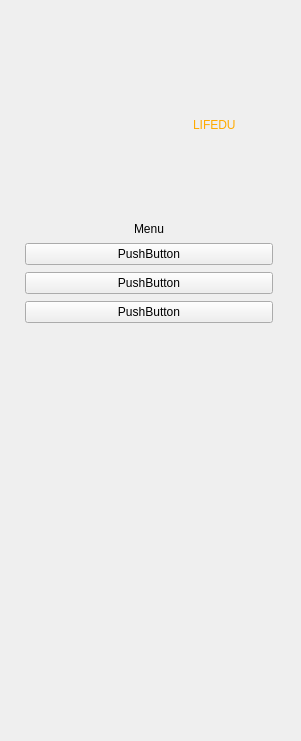
   <widget class="QWidget" name="widget" native="true">
    <property name="geometry">
     <rect>
      <x>-10</x>
      <y>-30</y>
      <width>301</width>
      <height>741</height>
     </rect>
    </property>
    <widget class="QWidget" name="verticalLayoutWidget">
     <property name="geometry">
      <rect>
       <x>0</x>
       <y>50</y>
       <width>298</width>
       <height>691</height>
      </rect>
     </property>
     <layout class="QVBoxLayout" name="verticalLayout" stretch="0,0,0,0,0,0,5">
      <property name="spacing">
       <number>7</number>
      </property>
      <property name="leftMargin">
       <number>25</number>
      </property>
      <property name="topMargin">
       <number>25</number>
      </property>
      <property name="rightMargin">
       <number>25</number>
      </property>
      <property name="bottomMargin">
       <number>25</number>
      </property>
      <item>
       <layout class="QHBoxLayout" name="horizontalLayout_2" stretch="0,0,0,0,0,0,2,0,0,0,0">
        <item>
         <spacer name="horizontalSpacer_5">
          <property name="orientation">
           <enum>Qt::Horizontal</enum>
          </property>
          <property name="sizeHint" stdset="0">
           <size>
            <width>40</width>
            <height>20</height>
           </size>
          </property>
         </spacer>
        </item>
        <item>
         <spacer name="horizontalSpacer_8">
          <property name="orientation">
           <enum>Qt::Horizontal</enum>
          </property>
          <property name="sizeHint" stdset="0">
           <size>
            <width>40</width>
            <height>20</height>
           </size>
          </property>
         </spacer>
        </item>
        <item>
         <widget class="QLabel" name="label">
          <property name="minimumSize">
           <size>
            <width>100</width>
            <height>100</height>
           </size>
          </property>
          <property name="maximumSize">
           <size>
            <width>100</width>
            <height>100</height>
           </size>
          </property>
          <property name="text">
           <string/>
          </property>
          <property name="pixmap">
           <pixmap>../../Desktop/l.png</pixmap>
          </property>
          <property name="scaledContents">
           <bool>true</bool>
          </property>
         </widget>
        </item>
        <item>
         <spacer name="horizontalSpacer_4">
          <property name="orientation">
           <enum>Qt::Horizontal</enum>
          </property>
          <property name="sizeHint" stdset="0">
           <size>
            <width>40</width>
            <height>20</height>
           </size>
          </property>
         </spacer>
        </item>
        <item>
         <spacer name="horizontalSpacer_3">
          <property name="orientation">
           <enum>Qt::Horizontal</enum>
          </property>
          <property name="sizeHint" stdset="0">
           <size>
            <width>40</width>
            <height>20</height>
           </size>
          </property>
         </spacer>
        </item>
        <item>
         <spacer name="horizontalSpacer_2">
          <property name="orientation">
           <enum>Qt::Horizontal</enum>
          </property>
          <property name="sizeHint" stdset="0">
           <size>
            <width>40</width>
            <height>20</height>
           </size>
          </property>
         </spacer>
        </item>
        <item>
         <spacer name="horizontalSpacer">
          <property name="orientation">
           <enum>Qt::Horizontal</enum>
          </property>
          <property name="sizeHint" stdset="0">
           <size>
            <width>40</width>
            <height>20</height>
           </size>
          </property>
         </spacer>
        </item>
        <item>
         <widget class="QLabel" name="label_2">
          <property name="styleSheet">
           <string notr="true">font: 75 14pt &quot;MS Shell Dlg 2&quot;;
color: rgb(255, 170, 0);</string>
          </property>
          <property name="text">
           <string>LIFEDU</string>
          </property>
         </widget>
        </item>
        <item>
         <spacer name="horizontalSpacer_9">
          <property name="orientation">
           <enum>Qt::Horizontal</enum>
          </property>
          <property name="sizeHint" stdset="0">
           <size>
            <width>40</width>
            <height>20</height>
           </size>
          </property>
         </spacer>
        </item>
        <item>
         <spacer name="horizontalSpacer_7">
          <property name="orientation">
           <enum>Qt::Horizontal</enum>
          </property>
          <property name="sizeHint" stdset="0">
           <size>
            <width>40</width>
            <height>20</height>
           </size>
          </property>
         </spacer>
        </item>
        <item>
         <spacer name="horizontalSpacer_6">
          <property name="orientation">
           <enum>Qt::Horizontal</enum>
          </property>
          <property name="sizeHint" stdset="0">
           <size>
            <width>40</width>
            <height>20</height>
           </size>
          </property>
         </spacer>
        </item>
       </layout>
      </item>
      <item>
       <spacer name="verticalSpacer">
        <property name="orientation">
         <enum>Qt::Vertical</enum>
        </property>
        <property name="sizeHint" stdset="0">
         <size>
          <width>20</width>
          <height>40</height>
         </size>
        </property>
       </spacer>
      </item>
      <item>
       <widget class="QLabel" name="label_3">
        <property name="styleSheet">
         <string notr="true">font: 14pt &quot;MS Shell Dlg 2&quot;;</string>
        </property>
        <property name="text">
         <string>Menu</string>
        </property>
        <property name="alignment">
         <set>Qt::AlignCenter</set>
        </property>
       </widget>
      </item>
      <item>
       <widget class="QPushButton" name="pushButton">
        <property name="text">
         <string>PushButton</string>
        </property>
       </widget>
      </item>
      <item>
       <widget class="QPushButton" name="pushButton_2">
        <property name="styleSheet">
         <string notr="true"/>
        </property>
        <property name="text">
         <string>PushButton</string>
        </property>
       </widget>
      </item>
      <item>
       <widget class="QPushButton" name="pushButton_3">
        <property name="text">
         <string>PushButton</string>
        </property>
       </widget>
      </item>
      <item>
       <spacer name="verticalSpacer_2">
        <property name="orientation">
         <enum>Qt::Vertical</enum>
        </property>
        <property name="sizeHint" stdset="0">
         <size>
          <width>20</width>
          <height>40</height>
         </size>
        </property>
       </spacer>
      </item>
     </layout>
    </widget>
   </widget>
